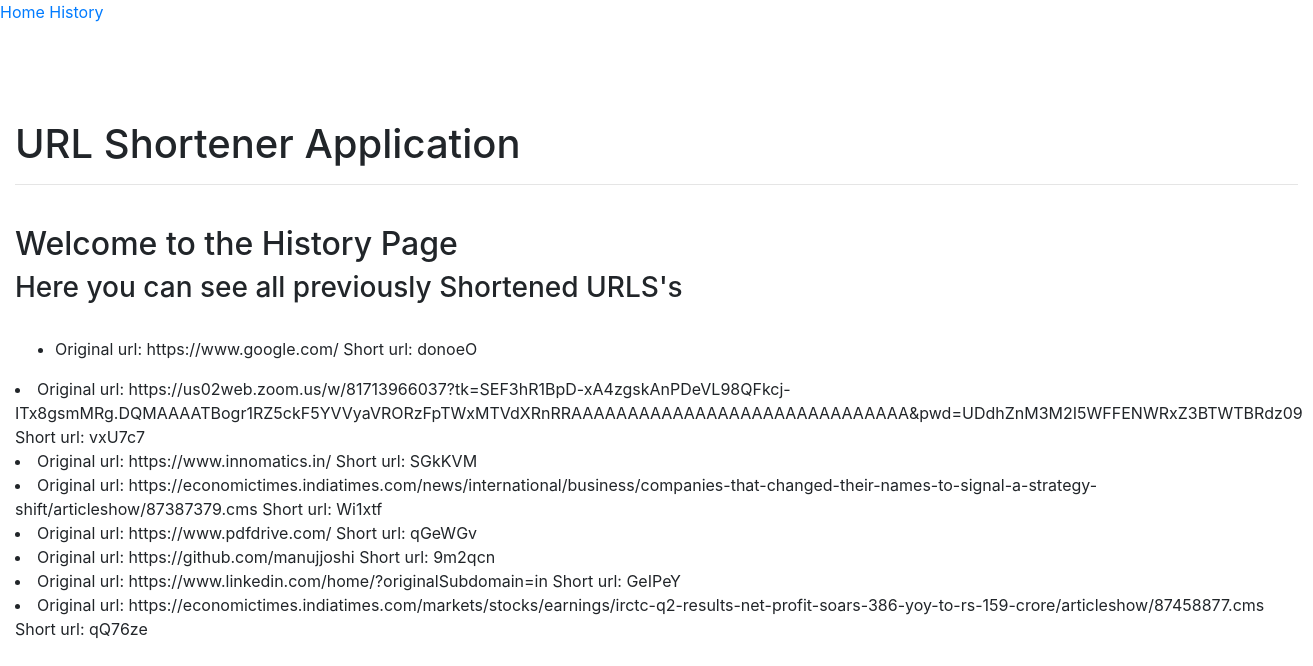
Screenshot of /url_history with the database file from the repository.
### app.py (models this page shows, shortened)
class Urls(db.Model):
    id_ = db.Column("id_", db.Integer, primary_key=True)
    long = db.Column("long", db.String())
    short = db.Column("short", db.String(10))
    def __repr__(self):
        return 'Original url:  {}       Short url:  {}'.format(self.long,self.short)

### app.py (the view)
@app.route('/url_history')
def history_get():
     URL = Urls.query.all()
     return render_template('url_history.html',URL=URL)

### templates/url_history.html (shortened to what this page needs)
{% extends 'base.html' %}
{% block content %}
<br />
<h2> Welcome to the History Page</h2>
<h3>Here you can see all previously Shortened URLS's</h3>
<br />
<ul>
{% for url in URL %}
    <li>{{ url }}</li>
</ul>
{% endfor %}
{% endblock %}

### templates/base.html (shortened to what this page needs)
<!doctype html>
<html lang="en">
<head>
    <link rel="stylesheet" href="https://stackpath.bootstrapcdn.com/bootstrap/4.5.2/css/bootstrap.min.css">
</head>
<body>
    <nav>
        <a href ='/url_home'>Home</a>
        <a href = '/url_history'>History</a>
    </nav>
    <br />
    <br />
    <br />
    <br />
    <div class="container-fluid">
        <h1>URL Shortener Application</h1>
        <hr>
        {% block content%}
        {% endblock %}
    </div>
  </body>
</body>
</html>

### rows the page displays
Urls: long+short "Original url: https://www.google.com/ Short url: donoeO"
Urls: long+short "Original url: https://us02web.zoom.us/w/81713966037?tk=SEF3hR1BpD-xA4zgskAnPDeVL98QFkcj-ITx8gsmMRg.DQMAAAATBogr1RZ5ckF5YVVyaVRORzFpTWxMTVdXRnRRAAAAAAAAAAAAAAAAAAAAAAAAAAAAAA&pwd=UDdhZnM3M2I5WFFENWRxZ3BTWTBRdz09 Short url: vxU7c7"
Urls: long+short "Original url: https://www.innomatics.in/ Short url: SGkKVM"
Urls: long+short "Original url: https://economictimes.indiatimes.com/news/international/business/companies-that-changed-their-names-to-signal-a-strategy-shift/articleshow/87387379.cms Short url: Wi1xtf"
Urls: long+short "Original url: https://www.pdfdrive.com/ Short url: qGeWGv"
Urls: long+short "Original url: https://github.com/manujjoshi Short url: 9m2qcn"
Urls: long+short "Original url: https://www.linkedin.com/home/?originalSubdomain=in Short url: GeIPeY"
Urls: long+short "Original url: https://economictimes.indiatimes.com/markets/stocks/earnings/irctc-q2-results-net-profit-soars-386-yoy-to-rs-159-crore/articleshow/87458877.cms Short url: qQ76ze"
